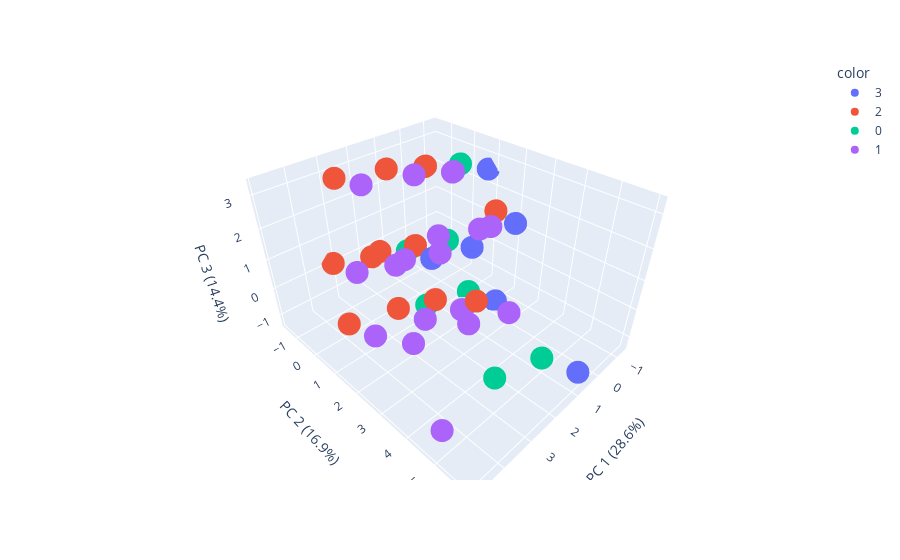

The cell this chart's notebook holds for it:
### Markdown cell above
Cette ACP restitue 45.4 % de la variance totale. Ceci est bas, il est donc difficile d'interprèter cette ACP.

La découpe n'est pas très bonne à ce qu'on peut voir, il n'y a pas réellement de groupes d'individus ou d'établissements atypiques. Cependant on ne peut pas juger cette découpe car la variance totale expliquée est inférieure à 67%.

On va essayer de passer en 3 dimensions car peut-être quon récupérera plus d'informations.

### Code cell
pca_3d = PCA(n_components=3)

components_3d = pca_3d.fit_transform(df_scaled)

labels = {
    str(i): f"PC {i+1} ({var:.1f}%)"
    for i, var in enumerate(pca_3d.explained_variance_ratio_ * 100)
}

fig = px.scatter_3d(components_3d, x=0, y=1, z=2, color=df_charte.cluster, labels=labels)
fig.show()
